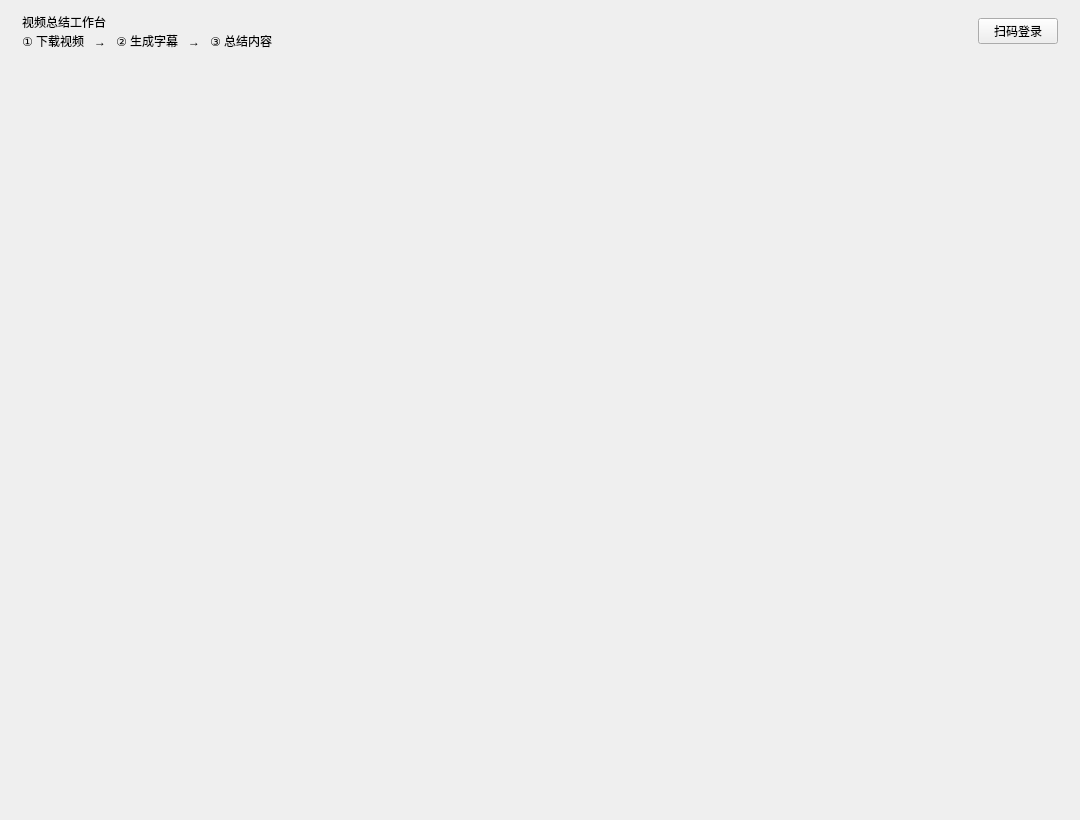
<?xml version="1.0" encoding="UTF-8"?>
<ui version="4.0">
 <class>MainWindow</class>
 <widget class="QMainWindow" name="MainWindow">
  <property name="geometry">
   <rect>
    <x>0</x>
    <y>0</y>
    <width>1080</width>
    <height>820</height>
   </rect>
  </property>
  <property name="minimumSize">
   <size>
    <width>960</width>
    <height>720</height>
   </size>
  </property>
  <property name="windowTitle">
   <string>视频总结工作台</string>
  </property>
  <widget class="QWidget" name="centralwidget">
   <layout class="QVBoxLayout" name="rootLayout">
    <property name="spacing">
     <number>0</number>
    </property>
    <property name="leftMargin">
     <number>0</number>
    </property>
    <property name="topMargin">
     <number>0</number>
    </property>
    <property name="rightMargin">
     <number>0</number>
    </property>
    <property name="bottomMargin">
     <number>0</number>
    </property>
    <item>
     <widget class="QWidget" name="topBar">
      <property name="sizePolicy">
       <sizepolicy hsizetype="Preferred" vsizetype="Fixed">
        <horstretch>0</horstretch>
        <verstretch>0</verstretch>
       </sizepolicy>
      </property>
      <layout class="QHBoxLayout" name="topBarLayout">
       <property name="spacing">
        <number>16</number>
       </property>
       <property name="leftMargin">
        <number>22</number>
       </property>
       <property name="topMargin">
        <number>13</number>
       </property>
       <property name="rightMargin">
        <number>22</number>
       </property>
       <property name="bottomMargin">
        <number>13</number>
       </property>
       <item>
        <layout class="QVBoxLayout" name="titleBoxLayout">
         <property name="spacing">
          <number>1</number>
         </property>
         <item>
          <widget class="QLabel" name="appTitle">
           <property name="text">
            <string>视频总结工作台</string>
           </property>
          </widget>
         </item>
         <item>
          <widget class="QLabel" name="appSubtitle">
           <property name="text">
            <string>① 下载视频   →   ② 生成字幕   →   ③ 总结内容</string>
           </property>
          </widget>
         </item>
        </layout>
       </item>
       <item>
        <spacer name="topBarSpacer">
         <property name="orientation">
          <enum>Qt::Horizontal</enum>
         </property>
         <property name="sizeType">
          <enum>QSizePolicy::Expanding</enum>
         </property>
         <property name="sizeHint" stdset="0">
          <size>
           <width>40</width>
           <height>20</height>
          </size>
         </property>
        </spacer>
       </item>
       <item>
        <widget class="QPushButton" name="btnTopBar">
         <property name="cursor">
          <cursorShape>PointingHandCursor</cursorShape>
         </property>
         <property name="toolTip">
          <string>使用哔哩哔哩手机 App 扫码登录</string>
         </property>
         <property name="text">
          <string>扫码登录</string>
         </property>
        </widget>
       </item>
      </layout>
     </widget>
    </item>
    <item>
     <widget class="QTabWidget" name="tabs">
      <property name="documentMode">
       <bool>true</bool>
      </property>
     </widget>
    </item>
   </layout>
  </widget>
  <widget class="QStatusBar" name="statusbar">
   <property name="sizeGripEnabled">
    <bool>false</bool>
   </property>
  </widget>
 </widget>
 <resources/>
 <connections/>
</ui>
